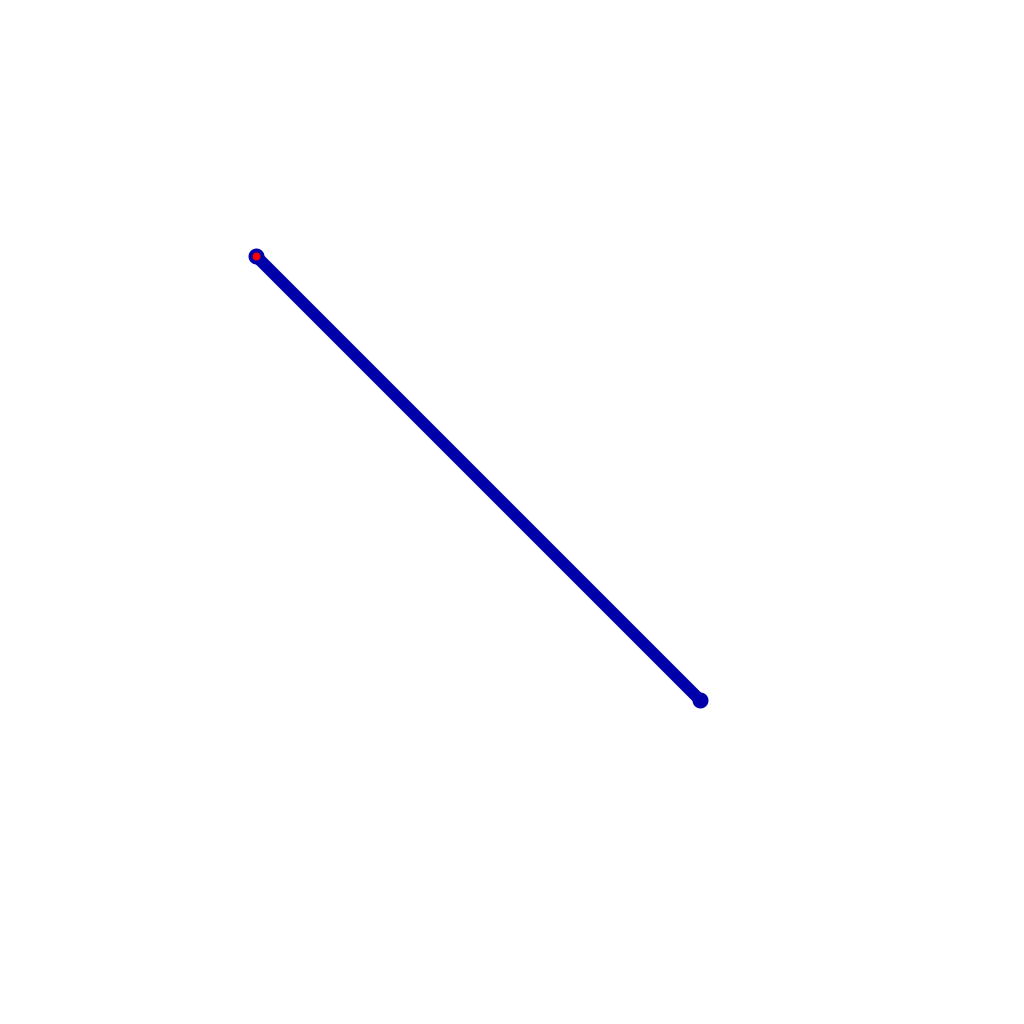
Frame 1 (no input)
Frame 60 (the mouse pressed at the canvas centre just before this capture): identical to frame 1, image omitted
Frame 120 (the mouse held since frame 60 and released just before this capture): identical to frame 1, image omitted

The Processing sketch that drew this single still picture (run headless with seeded random() and noise(); from frame 60 on, the mouse is pressed at the canvas centre):

// Processing sketch: lerp_231002a
// ── lerp_231002a.pde
void setup(){
  size(1024, 1024);
}

void draw(){
  background(255);
  PVector A = new PVector(256, 256);
  PVector B = new PVector(700, 700);
  
  stroke(#0000aa);
  strokeWeight(16);
  point(A.x, A.y);
  point(B.x, B.y);
  strokeWeight(12);
  line(A.x, A.y, B.x, B.y);
  
  stroke(#ff0000);
  float interpolation = 0.00;
  
  strokeWeight(8);
  point(lerp(A.x, B.x, interpolation),
        lerp(A.y, B.y, interpolation));
  
}
